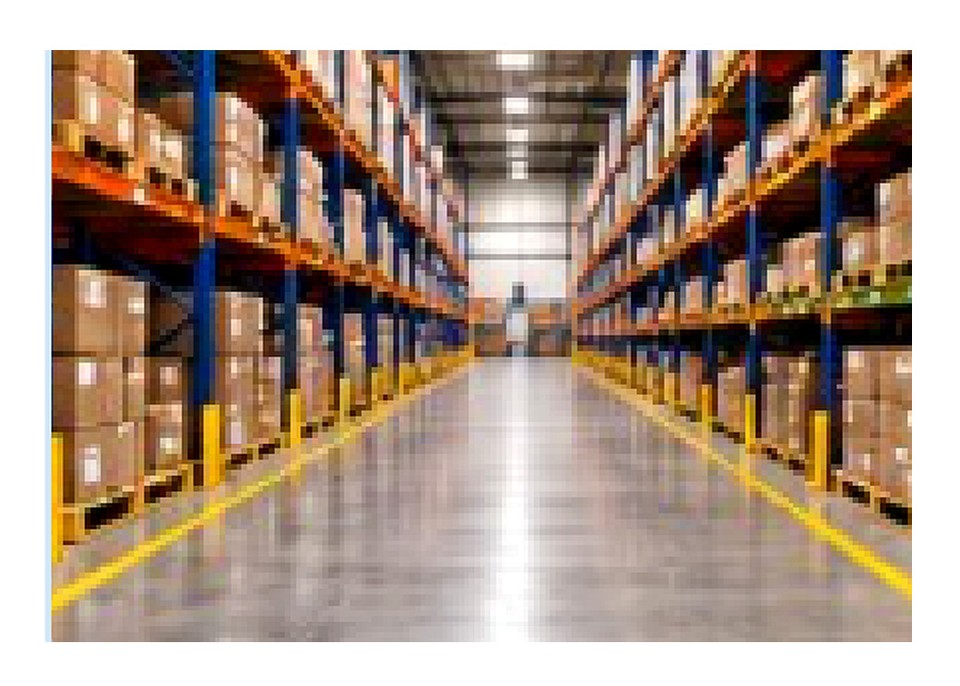
#> input picture src/assets/photos/logistics/log-aisle.jpg, 960 x 686 px
$ python -i fix-training-image-framing.py   (imports and definitions only)
#> lines starting #> are read from the running program, lines starting #| are printed output that depends on the picture; after the words box and inside, x2 and y2 are one past the last pixel; in counts of white or black regions, pixels touching at a corner belong together
#!/usr/bin/env python3
"""
Site-wide training image framing fix.

Worksheet extractors letterboxed royalty-free photos onto oversized white
canvases (960×1170 / 720×720), so object drills showed tiny subjects.
This script:

1. Autocrops near-white letterboxing (keeps a modest margin)
2. Upscales soft/tiny results so the long edge is at least TARGET_LONG
3. Pads ultra-wide tool photos onto calm square mats
4. Rewrites the extract helpers so future pulls stay tight

Run from repo root:  python3 scripts/fix-training-image-framing.py
"""
from __future__ import annotations

import sys
from pathlib import Path

import numpy as np
from PIL import Image, ImageOps

ROOT = Path(__file__).resolve().parents[1]

# Long-edge target after crop (readable on VocabSheet / Eye Spy / Organize)
TARGET_LONG = 960
MIN_MARGIN_RATIO = 0.05  # keep ~5% breathing room around the subject
WHITE_THRESH = 248
JPEG_QUALITY = 90

FOLDERS = [
    ROOT / "public/media/construction-vv",
    ROOT / "public/media/logistics-vv",
    ROOT / "public/media/daily-conversation-vv",
    ROOT / "src/assets/photos/logistics",
]

CLOZE_DIR = ROOT / "public/sentence-cloze"
CLOZE_MIN_LONG = 720

WIDE_TOOLS = [
    ROOT / "src/assets/photos/tools/saw-photo.jpg",
    ROOT / "src/assets/photos/tools/tape-photo.jpg",
]


def content_bbox(im: Image.Image, thresh: int = WHITE_THRESH) -> tuple[int, int, int, int] | None:
    arr = np.asarray(im.convert("RGB"))
    # Near-white = all channels high
    mask = ~((arr[:, :, 0] >= thresh) & (arr[:, :, 1] >= thresh) & (arr[:, :, 2] >= thresh))
    if not mask.any():
        return None
    ys, xs = np.where(mask)
    return int(xs.min()), int(ys.min()), int(xs.max()) + 1, int(ys.max()) + 1


def expand_bbox(
    bb: tuple[int, int, int, int],
    size: tuple[int, int],
    margin_ratio: float = MIN_MARGIN_RATIO,
) -> tuple[int, int, int, int]:
    x0, y0, x1, y1 = bb
    w, h = size
    cw, ch = x1 - x0, y1 - y0
    pad = max(8, int(max(cw, ch) * margin_ratio))
    return max(0, x0 - pad), max(0, y0 - pad), min(w, x1 + pad), min(h, y1 + pad)


def upscale_long_edge(im: Image.Image, target: int = TARGET_LONG) -> Image.Image:
    w, h = im.size
    long = max(w, h)
    if long >= target:
        return im
    scale = target / long
    nw, nh = max(1, int(round(w * scale))), max(1, int(round(h * scale)))
    return im.resize((nw, nh), Image.Resampling.LANCZOS)


def fill_ratio(im: Image.Image, bb: tuple[int, int, int, int] | None) -> float:
    if not bb:
        return 1.0
    w, h = im.size
    return ((bb[2] - bb[0]) * (bb[3] - bb[1])) / float(w * h)


def process_letterboxed(path: Path, dry: bool = False) -> str:
#> called with dry = False
    with Image.open(path) as src:
#> src is the input picture: PIL image 960x686 RGB; mean R, G, B 170.8, 149.6, 134
        im = ImageOps.exif_transpose(src).convert("RGB")
        bb = content_bbox(im)
#> in content_bbox, `mask = ~((arr[:, :, 0] >= thresh) & (arr[:, :, 1] >= thresh) & (arr[:,..`:
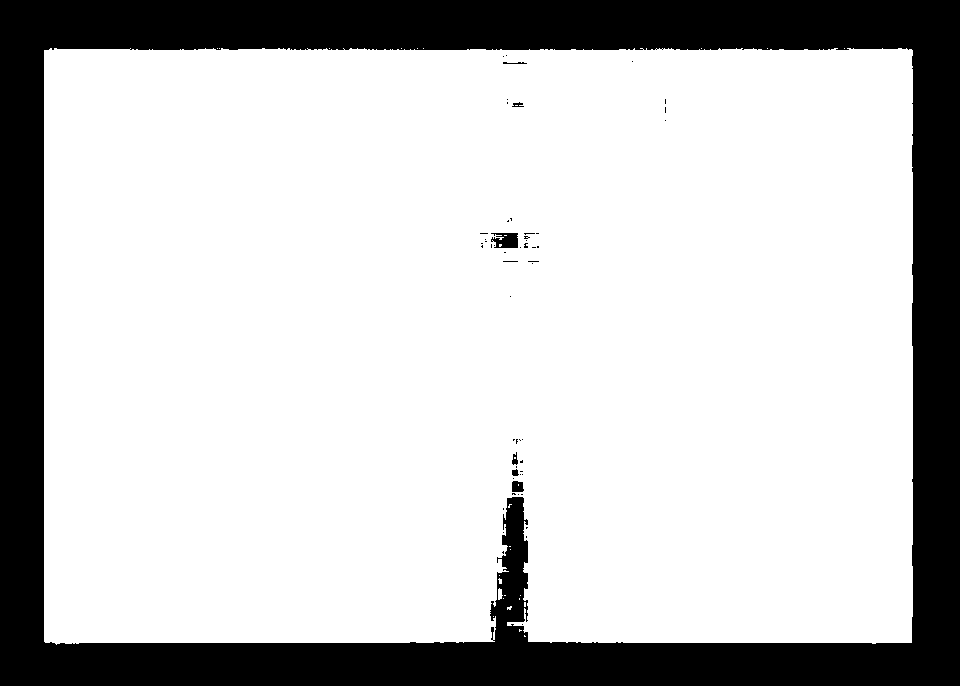
#> mask: shape (686, 960) bool; 77.6% white; 56 black regions (49 under 20 px), largest, box (x1, y1, x2, y2) and area: (0, 0, 960, 686) 146585, (491, 233, 518, 248) 324, (512, 481, 524, 492) 115
#> bb = (44, 48, 913, 645)
        ratio = fill_ratio(im, bb)
#> ratio = 0.788
        # Skip if already filling most of the canvas
        if bb is None or ratio >= 0.88:
            return "skip-full"

        x0, y0, x1, y1 = expand_bbox(bb, im.size)
#> in expand_bbox, `x0, y0, x1, y1 = bb`: x0 = 44; y0 = 48; x1 = 913; y1 = 645
#> in expand_bbox, `cw, ch = x1 - x0, y1 - y0`: cw = 869; ch = 597
#> in expand_bbox, `pad = max(8, int(max(cw, ch) * margin_ratio))`: pad = 43
#> x0 = 1; y0 = 5; x1 = 956; y1 = 686
        cropped = im.crop((x0, y0, x1, y1))
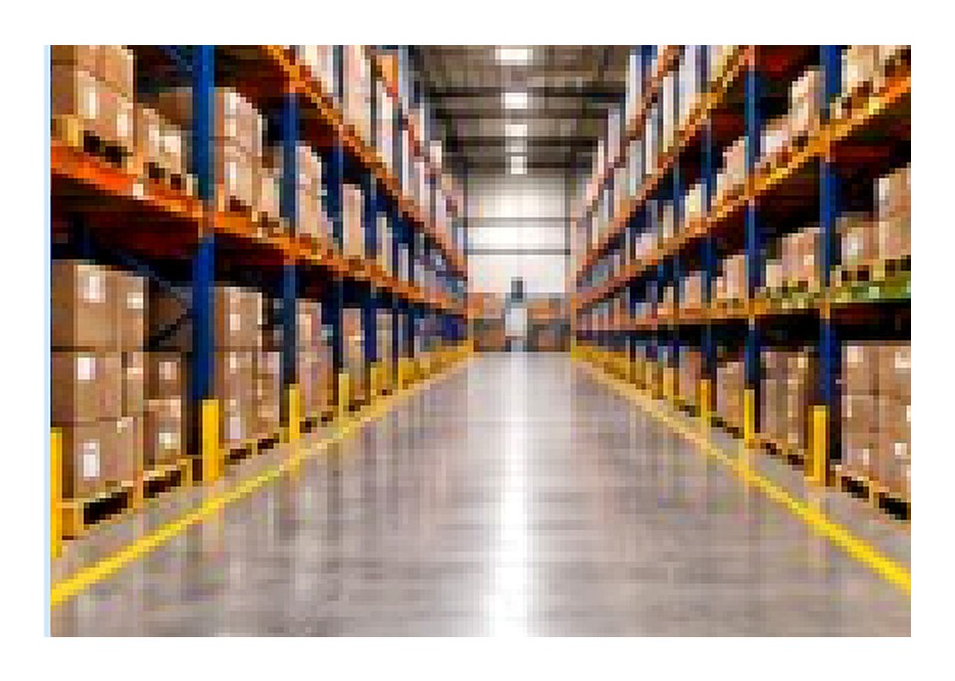
#> cropped: PIL image 955x681 RGB; mean R, G, B 169.7, 148.3, 132.5
        out = upscale_long_edge(cropped, TARGET_LONG)

        if dry:
            return f"would-crop fill={ratio:.1%} → {out.size[0]}x{out.size[1]}"

#> (the run stopped early here; a loop or call above may not have finished)

$ run again, on src/assets/photos/logistics/log-dock.jpg
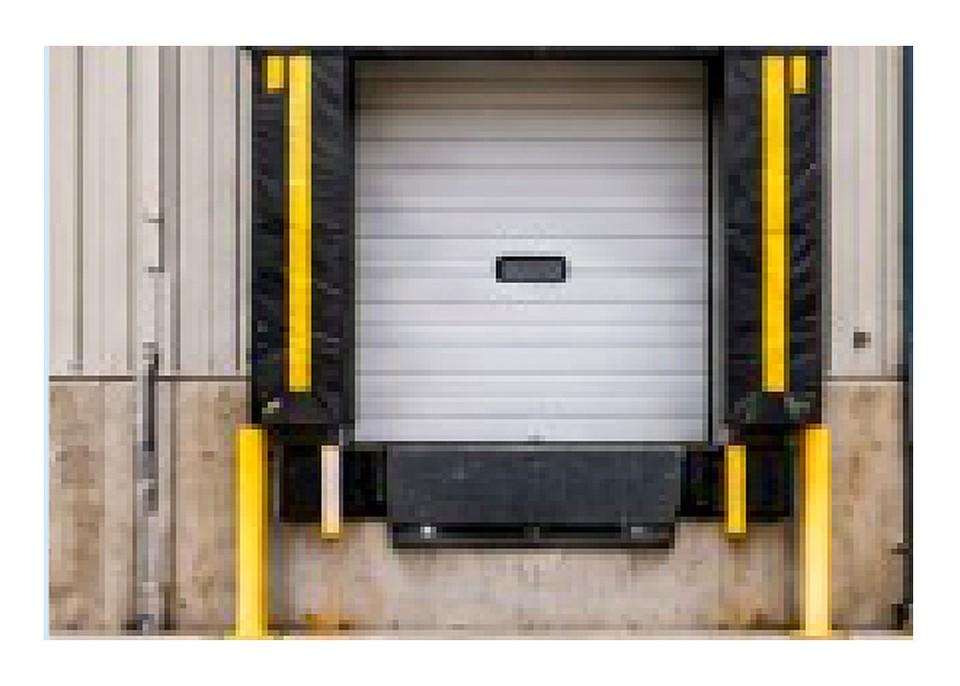
#> input picture src/assets/photos/logistics/log-dock.jpg, 960 x 686 px
#> in process_letterboxed, src is the input picture: PIL image 960x686 RGB; mean R, G, B 169.1, 160.9, 150.1
#> in content_bbox, `mask = ~((arr[:, :, 0] >= thresh) & (arr[:, :, 1] >= thresh) & (arr[:,..`:
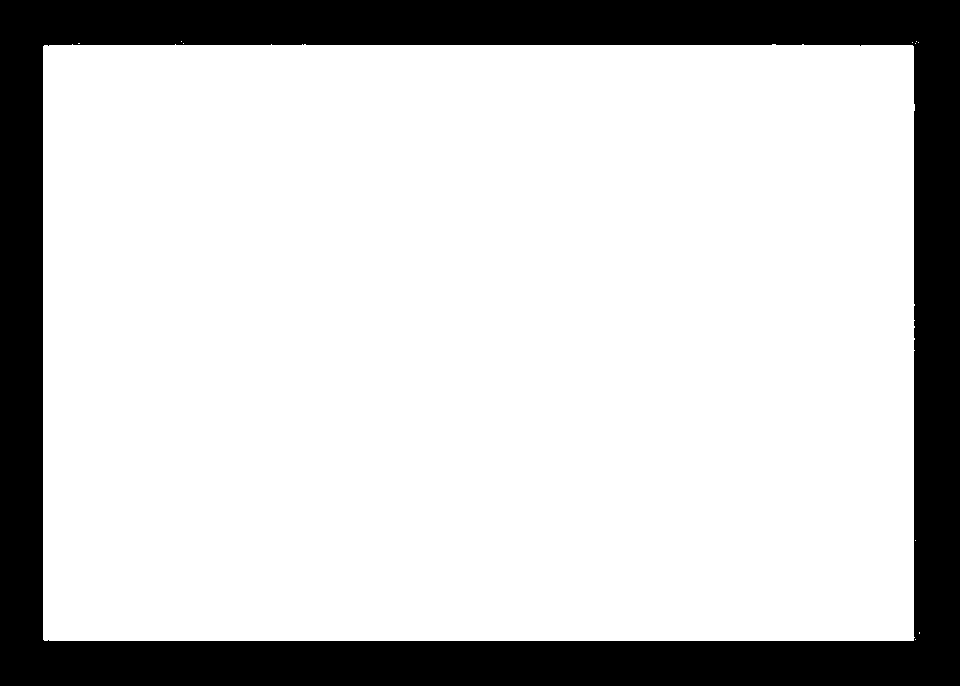
#> mask: shape (686, 960) bool; 78.8% white; 1 black region, box (x1, y1, x2, y2) and area: (0, 0, 960, 686) 139410
#> bb = (43, 41, 920, 641)
#> ratio = 0.799
#> in expand_bbox, `x0, y0, x1, y1 = bb`: x0 = 43; y0 = 41; x1 = 920; y1 = 641
#> cw = 877; ch = 600
#> pad = 43
#> in process_letterboxed, `x0, y0, x1, y1 = expand_bbox(bb, im.size)`: x0 = 0; x1 = 960; y1 = 684

$ run again, on src/assets/photos/logistics/log-dolly.jpg
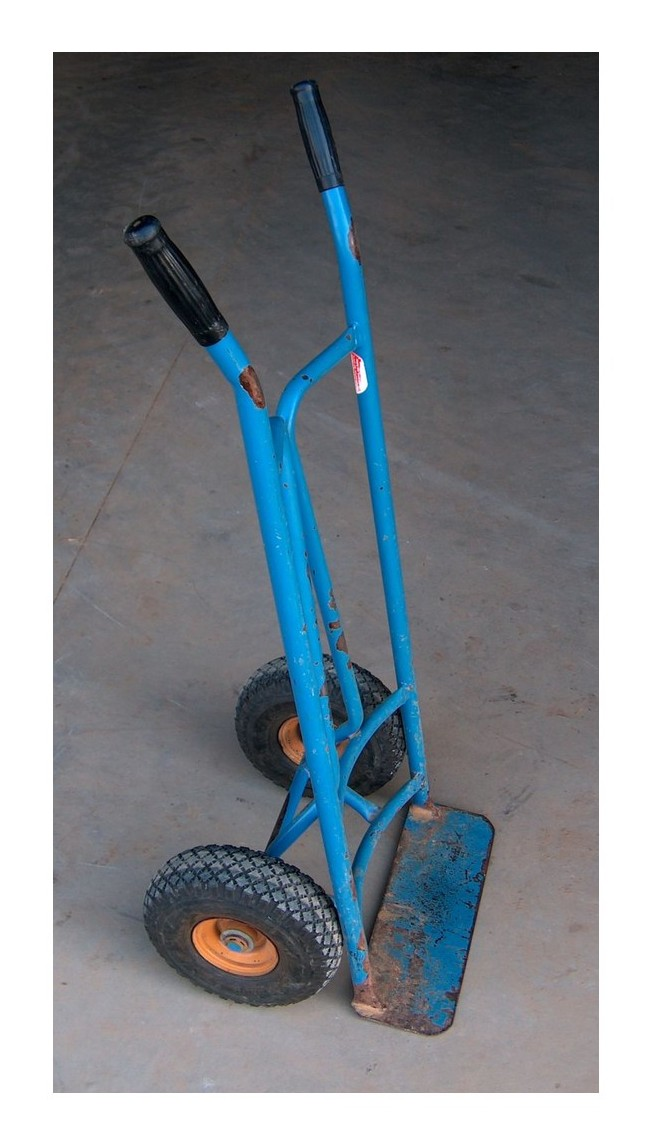
#> input picture src/assets/photos/logistics/log-dolly.jpg, 655 x 1148 px
#> in process_letterboxed, src is the input picture: PIL image 655x1148 RGB; mean R, G, B 130.7, 137, 143
#> in content_bbox, `mask = ~((arr[:, :, 0] >= thresh) & (arr[:, :, 1] >= thresh) & (arr[:,..`:
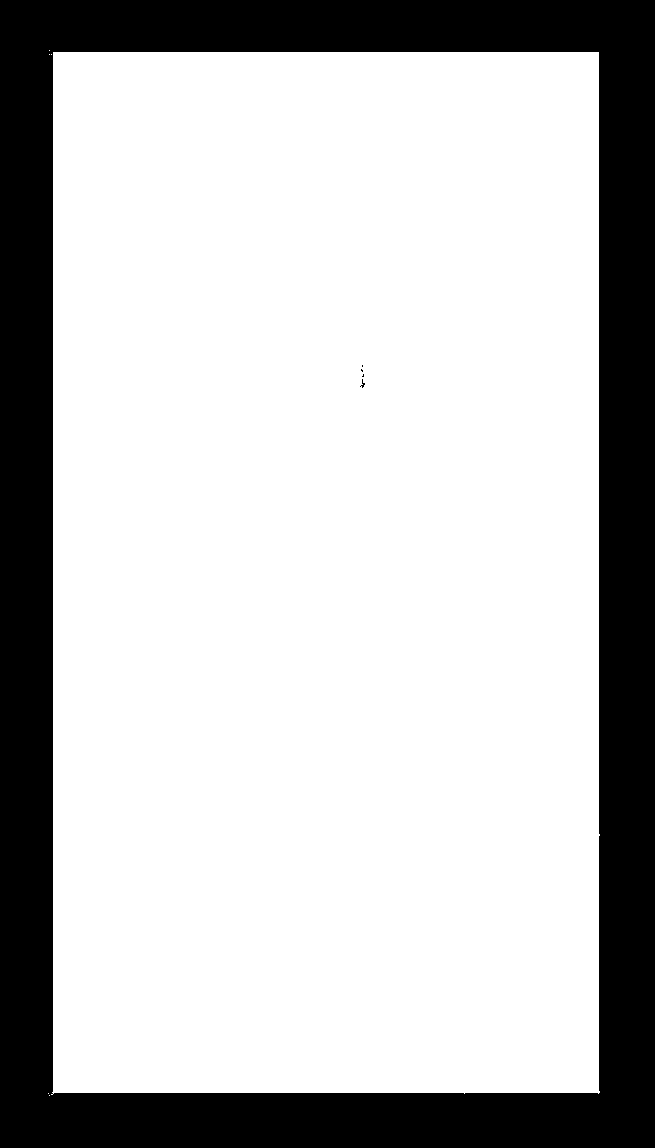
#> mask: shape (1148, 655) bool; 75.6% white; 5 black regions (4 under 20 px), largest, box (x1, y1, x2, y2) and area: (0, 0, 655, 1148) 183539
#> bb = (48, 50, 600, 1096)
#> ratio = 0.768
#> in expand_bbox, `x0, y0, x1, y1 = bb`: x0 = 48; y0 = 50; x1 = 600; y1 = 1096
#> cw = 552; ch = 1046
#> pad = 52
#> in process_letterboxed, `x0, y0, x1, y1 = expand_bbox(bb, im.size)`: x0 = 0; x1 = 652; y1 = 1148
#> in process_letterboxed, `cropped = im.crop((x0, y0, x1, y1))`:
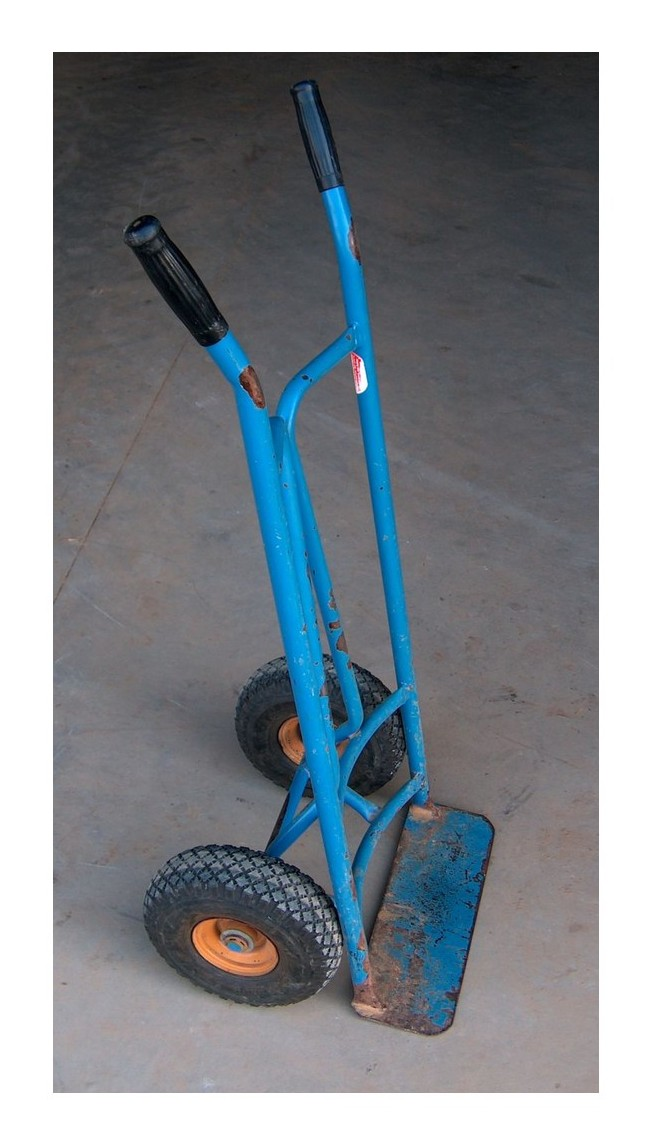
#> cropped: PIL image 652x1148 RGB; mean R, G, B 130.1, 136.4, 142.5
